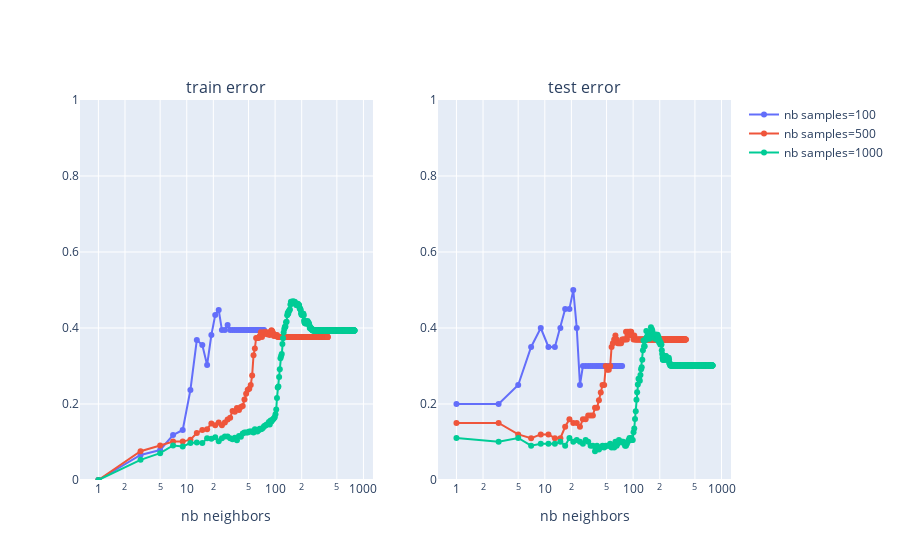

Here is the notebook cell this chart was saved with:
### Code cell
# plot

# params
arr_colors = ['#636EFA', '#EF553B', '#00CC96']
dict_colors_n = {n: color for n, color in zip(range_n, arr_colors)}


fig = make_subplots(
    rows=1, cols=2,
    subplot_titles=[f"{type_error} error" for type_error in dict_error]
)

for i, (type_error, error_ns) in enumerate(dict_error.items()):
    for n in error_ns:
        # plot trace
        fig.add_trace(
            go.Scatter(
                x=range_k,
                y=error_ns[n],
                name=f"nb samples={n}",
                mode="markers+lines",
                marker_color=dict_colors_n[n],
                showlegend=True if type_error == "train" else False
            ),
            row=1, col=i+1
        )

        # update layout
        fig.update_xaxes(title="nb neighbors", type="log")
        fig.update_yaxes(range=[0, 1])


fig.show()

### Figure 1 — Plotly figure (JSON) as saved in the notebook; plotly's stock layout.template omitted (floating-point values rounded to 4 significant figures; data arrays with more than 128 entries replaced by an {"elided": "..."} marker saying what was removed)
{"data": [{"marker": {"color": "#636EFA"}, "mode": "markers+lines", "name": "nb samples=100", "showlegend": true, "type": "scatter", "x": {"elided": "399 int values"}, "xaxis": "x", "y": [0, 0.06579, 0.07895, 0.1184, 0.1316, 0.2368, 0.3684, 0.3553, 0.3026, 0.3816, 0.4342, 0.4474, 0.3947, 0.3947, 0.4079, 0.3947, 0.3947, 0.3947, 0.3947, 0.3947, 0.3947, 0.3947, 0.3947, 0.3947, 0.3947, 0.3947, 0.3947, 0.3947, 0.3947, 0.3947, 0.3947, 0.3947, 0.3947, 0.3947, 0.3947, 0.3947, 0.3947, 0.3947], "yaxis": "y"}, {"marker": {"color": "#EF553B"}, "mode": "markers+lines", "name": "nb samples=500", "showlegend": true, "type": "scatter", "x": {"elided": "399 int values"}, "xaxis": "x", "y": {"elided": "198 float values"}, "yaxis": "y"}, {"marker": {"color": "#00CC96"}, "mode": "markers+lines", "name": "nb samples=1000", "showlegend": true, "type": "scatter", "x": {"elided": "399 int values"}, "xaxis": "x", "y": {"elided": "397 float values"}, "yaxis": "y"}, {"marker": {"color": "#636EFA"}, "mode": "markers+lines", "name": "nb samples=100", "showlegend": false, "type": "scatter", "x": {"elided": "399 int values"}, "xaxis": "x2", "y": [0.2, 0.2, 0.25, 0.35, 0.4, 0.35, 0.35, 0.4, 0.45, 0.45, 0.5, 0.4, 0.25, 0.3, 0.3, 0.3, 0.3, 0.3, 0.3, 0.3, 0.3, 0.3, 0.3, 0.3, 0.3, 0.3, 0.3, 0.3, 0.3, 0.3, 0.3, 0.3, 0.3, 0.3, 0.3, 0.3, 0.3, 0.3], "yaxis": "y2"}, {"marker": {"color": "#EF553B"}, "mode": "markers+lines", "name": "nb samples=500", "showlegend": false, "type": "scatter", "x": {"elided": "399 int values"}, "xaxis": "x2", "y": {"elided": "198 float values"}, "yaxis": "y2"}, {"marker": {"color": "#00CC96"}, "mode": "markers+lines", "name": "nb samples=1000", "showlegend": false, "type": "scatter", "x": {"elided": "399 int values"}, "xaxis": "x2", "y": {"elided": "397 float values"}, "yaxis": "y2"}], "layout": {"annotations": [{"font": {"size": 16}, "showarrow": false, "text": "train error", "x": 0.225, "xanchor": "center", "xref": "paper", "y": 1, "yanchor": "bottom", "yref": "paper"}, {"font": {"size": 16}, "showarrow": false, "text": "test error", "x": 0.775, "xanchor": "center", "xref": "paper", "y": 1, "yanchor": "bottom", "yref": "paper"}], "xaxis": {"anchor": "y", "domain": [0, 0.45], "title": {"text": "nb neighbors"}, "type": "log"}, "xaxis2": {"anchor": "y2", "domain": [0.55, 1], "title": {"text": "nb neighbors"}, "type": "log"}, "yaxis": {"anchor": "x", "domain": [0, 1], "range": [0, 1]}, "yaxis2": {"anchor": "x2", "domain": [0, 1], "range": [0, 1]}}}
